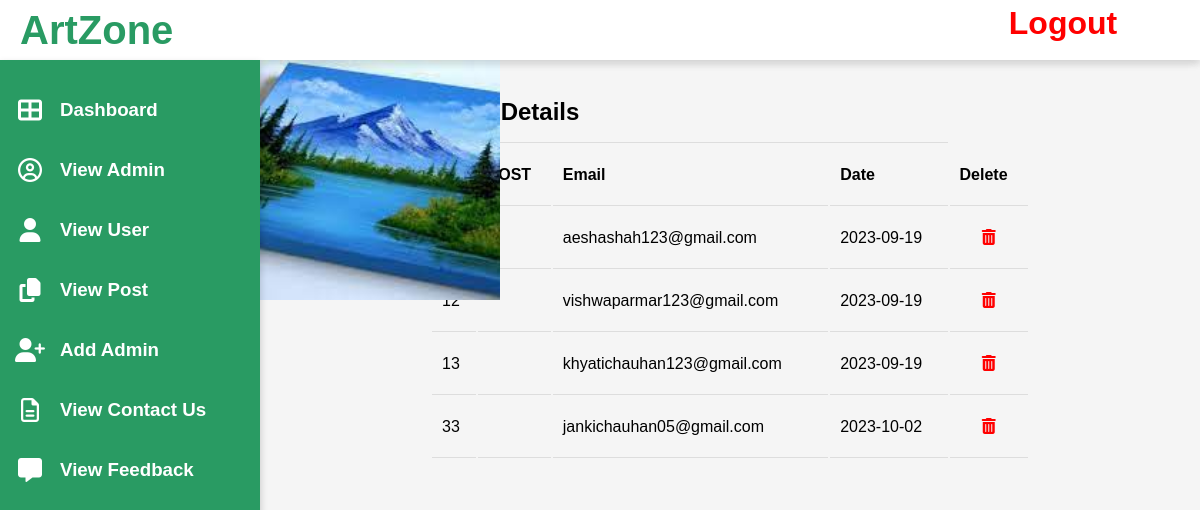
Page /admin/viewimage.php on the committed database.
### tables this page shows
CREATE TABLE `post` (
  `id` int(11) NOT NULL,
  `post` varchar(256) NOT NULL,
  `uploaded_on` date NOT NULL,
  `email` varchar(256) NOT NULL
);

### admin/viewimage.php (the view, shortened to what this page needs)
<?php
include_once('connection.php');
$query = "select * from post";
$result = mysqli_query($dbc, $query);
?>
<!DOCTYPE html>
<html lang="en">
<head>
    <link rel="stylesheet" href="https://pro.fontawesome.com/releases/v5.10.0/css/all.css" />
    <link rel="stylesheet" href="https://cdnjs.cloudflare.com/ajax/libs/font-awesome/6.4.2/css/all.min.css" />
    <link rel="stylesheet" href="css/styles.css">
</head>
<body>
    <div class="container">
    <?php include('header.php');  ?>
        <?php include('sidebar.php');  ?>
        <div class="main">
            <table align="center">
                <tr>
                    <th colspan="4">
                        <h2>Post Details</h2>
                    </th>
                </tr>
                <th> ID </th>
                <th> POST </th>
                <th> Email </th>
                <th> Date </th>
                <th> Delete </th>
                <?php while ($rows = mysqli_fetch_assoc($result)) {
                ?>
                    <tr>
                        <td><?php echo $rows['id']; ?></td>
                        <td><img src="uploads/<?php echo $rows['post']; ?>" alt="image" style="width:30vh;height:30vh;"></td>
                        <td><?php echo $rows['email']; ?></td>
                        <td><?php echo $rows['uploaded_on']; ?></td>
                        <td style="text-align: center;"><a href="deleteadmin.php?id=<?php echo $rows['id']; ?>" style="text-decoration: none;color:red;"><i class="fa-solid fa-trash-can"></i></a></td>
                    </tr>
                <?php
                }
                ?>
            </table>
        </div>
    </div>
</body>
</html>

### admin/css/styles.css (style rules this page uses)
* { padding: 0; margin: 0; box-sizing: border-box; font-family: 'poppins', sans-serif; }
img { position: absolute; top: 0; left: 0; width: 100%; height: 100%; object-fit: cover; }
.main { position: absolute; top: 60px; width: calc(100% - 260px); min-height: calc(100vh - 60px); left: 260px; background: #f5f5f5; }

### admin/viewimage.php (style rules this page uses)
table { padding-top: 20px; width: 600px; line-height: 40px; margin: auto; border-radius: 15px; }
th, td { padding: 10px; text-align: left; border-bottom: 1px solid #ddd; }

### rows in the picture
post: email "aeshashah123@gmail.com", uploaded_on "2023-09-19"
post: id "12", email "vishwaparmar123@gmail.com", uploaded_on "2023-09-19"
post: id "13", email "khyatichauhan123@gmail.com", uploaded_on "2023-09-19"
post: id "33", post (picture), email "jankichauhan05@gmail.com", uploaded_on "2023-10-02"
